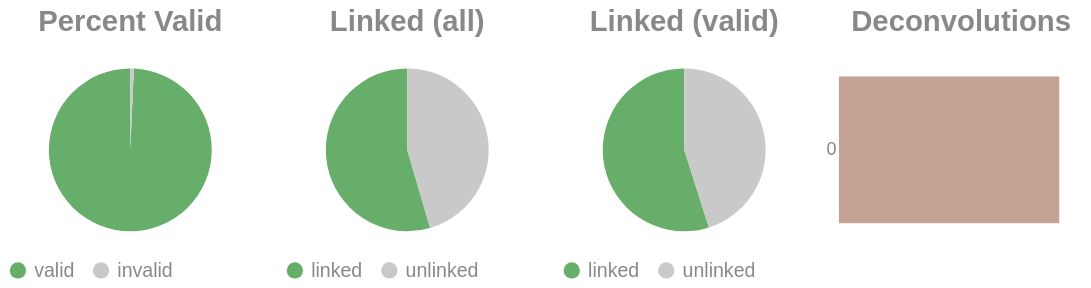

The code cell stored with this chart in its notebook:
### Code cell
if SKIPLR:
    pass
else:
    clash = Counter()
    for i in valids['molecule'].to_list():
        _mol = i.split("-")
        if len(_mol) == 1:
            clash.update('0')
        else:
            clash.update(_mol[-1])

    _d = {"deconvolutions": [], 'count': []}
    for k,v in clash.items():
        _d['deconvolutions'].append(k)
        _d['count'].append(v)

    tot_valid = valids['reads'].sum()
    mask = valids['reads'] >= 2
    n_linked_reads = valids.filter(mask)['reads'].sum()
    if n_linked_reads == 0:
        print_html("No linked molecules (>=2 reads) were detected; skipping linked-only distributions.")
        SKIPLR = True
    else:
        perc_valid = round(tot_valid / n_reads, 4)
        linked_perc_abs = round(n_linked_reads / n_reads, 4)
        linked_perc = round(n_linked_reads / tot_valid, 4)

    _valid = pl.DataFrame({"valids": ['valid', 'invalid'], "count": [tot_valid, n_reads - tot_valid]})
    _linked_abs = pl.DataFrame({"linked (absolute)": ['linked', 'unlinked'], "count": [n_linked_reads, n_reads - n_linked_reads]})
    _linked_rel = pl.DataFrame({"linked (valids)": ['linked', 'unlinked'], "count": [n_linked_reads, tot_valid - n_linked_reads]})

    (
        alt.hconcat(
            piechart(_valid, goodval = 'valid', title = "Percent Valid"),
            piechart(_linked_abs, goodval = "linked", title =  "Linked (all)"),
            piechart(_linked_rel, goodval = "linked", title =  "Linked (valid)"),
            convolutionbar(pl.DataFrame(_d), title = "Deconvolutions"),
            center = True,
            bounds = 'flush'
        )
        .resolve_scale(color='independent')
        .resolve_legend('independent')
        .properties(usermeta={'embedOptions': {"actions": False}})
    ).display()

### Figure 1 — Vega-Lite specification as saved in the notebook (floating-point values rounded to 4 significant figures)
{"width": "container", "height": 400, "config": {"title": {"anchor": "start", "dy": -15, "fontSize": 18, "color": "#888888", "subtitleColor": "#888888", "subtitleFontSize": 14}, "arc": {"fill": "#0072B2"}, "axis": {"domainColor": "#888888", "domainWidth": 0.5, "gridWidth": 0.2, "grid": false, "titleFontWeight": 400, "titleFontSize": 15, "labelFontSize": 11, "labelColor": "#888888", "tickColor": "#888888", "tickWidth": 0.2, "titleColor": "#888888"}, "axisBand": {"grid": false}, "axisX": {"grid": true, "tickSize": 10, "domainCap": "round"}, "axisY": {"domain": false, "grid": true, "tickSize": 0, "domainCap": "round"}, "background": "transparent", "header": {"labelFontSize": 15, "labelColor": "#888888", "titleFontSize": 15, "titleFontWeight": 600, "titleColor": "#888888"}, "legend": {"labelFont": "sans-serif", "labelFontSize": 12, "labelColor": "#888888", "symbolSize": 100, "symbolType": "circle", "titleFontSize": 12, "titlePadding": 10, "titleColor": "#888888", "title": null}, "range": {"category": ["#E69F00", "#56B4E9", "#009E73", "#F0E442", "#0072B2", "#D55E00", "#CC79A7", "#000000"], "diverging": ["#cfe8f3", "#a2d4ec", "#73bfe2", "#46abdb", "#1696d2", "#12719e"]}, "area": {"fill": "#0072B2", "fillOpacity": 0.7, "line": true, "strokeOpacity": 0.7}, "line": {"color": "#0072B2", "stroke": "#0072B2", "strokeWidth": 2}, "trail": {"color": "#0072B2", "stroke": "#0072B2", "strokeWidth": 0, "size": 1}, "point": {"filled": true, "fillOpacity": 1.0, "size": 95}, "text": {"color": "#888888", "fontSize": 11, "align": "right", "fontWeight": 400, "size": 11}, "bar": {"fill": "#0072B2", "stroke": null}, "view": {"stroke": null, "continuousWidth": 660, "continuousHeight": 400}}, "hconcat": [{"data": {"name": "data-e988cb1afdf0fcb7bb8722001a3a3279"}, "mark": {"type": "arc"}, "encoding": {"color": {"field": "valids", "legend": {"orient": "bottom", "title": null}, "scale": {"domain": ["valid", "invalid"], "range": ["#68ae6b", "#C9C9C9"]}, "title": "Valids", "type": "nominal"}, "theta": {"field": "count", "type": "quantitative"}, "tooltip": [{"field": "valids", "title": "Valids", "type": "ordinal"}, {"field": "percent", "format": ".2%", "title": "Percent", "type": "quantitative"}, {"field": "count", "title": "Count", "type": "quantitative"}]}, "height": 100, "title": {"text": "Percent Valid", "align": "center", "anchor": "middle"}, "transform": [{"calculate": "datum.count / 11364804", "as": "percent"}], "width": 150}, {"data": {"name": "data-7512a7532f44208b7cad285a2685739c"}, "mark": {"type": "arc"}, "encoding": {"color": {"field": "linked (absolute)", "legend": {"orient": "bottom", "title": null}, "scale": {"domain": ["linked", "unlinked"], "range": ["#68ae6b", "#C9C9C9"]}, "title": "Linked (Absolute)", "type": "nominal"}, "theta": {"field": "count", "type": "quantitative"}, "tooltip": [{"field": "linked (absolute)", "title": "Linked (Absolute)", "type": "ordinal"}, {"field": "percent", "format": ".2%", "title": "Percent", "type": "quantitative"}, {"field": "count", "title": "Count", "type": "quantitative"}]}, "height": 100, "title": {"text": "Linked (all)", "align": "center", "anchor": "middle"}, "transform": [{"calculate": "datum.count / 11364804", "as": "percent"}], "width": 150}, {"data": {"name": "data-d00e4c8adb1f70d408a28358c76e9b71"}, "mark": {"type": "arc"}, "encoding": {"color": {"field": "linked (valids)", "legend": {"orient": "bottom", "title": null}, "scale": {"domain": ["linked", "unlinked"], "range": ["#68ae6b", "#C9C9C9"]}, "title": "Linked (Valids)", "type": "nominal"}, "theta": {"field": "count", "type": "quantitative"}, "tooltip": [{"field": "linked (valids)", "title": "Linked (Valids)", "type": "ordinal"}, {"field": "percent", "format": ".2%", "title": "Percent", "type": "quantitative"}, {"field": "count", "title": "Count", "type": "quantitative"}]}, "height": 100, "title": {"text": "Linked (valid)", "align": "center", "anchor": "middle"}, "transform": [{"calculate": "datum.count / 11286343", "as": "percent"}], "width": 150}, {"data": {"name": "data-b16bdc8e56c227aa2e83501dac2a1174"}, "mark": {"type": "bar"}, "encoding": {"color": {"field": "deconvolutions", "legend": null, "scale": {"scheme": "lightgreyred"}, "type": "nominal"}, "tooltip": [{"field": "deconvolutions", "title": "Deconvolutions", "type": "ordinal"}, {"field": "percent", "format": ".2%", "title": "Percent", "type": "quantitative"}, {"field": "count", "title": "Count", "type": "quantitative"}], "x": {"axis": null, "field": "count", "type": "quantitative"}, "y": {"field": "deconvolutions", "sort": "ascending", "title": null, "type": "nominal"}}, "height": 100, "title": {"text": "Deconvolutions", "align": "center", "anchor": "middle"}, "transform": [{"calculate": "datum.count / 7212867", "as": "percent"}], "width": 150}], "bounds": "flush", "center": true, "resolve": {"legend": {"angle": "independent"}, "scale": {"color": "independent"}}, "usermeta": {"embedOptions": {"actions": false}}, "$schema": "https://vega.github.io/schema/vega-lite/v6.1.0.json", "datasets": {"data-e988cb1afdf0fcb7bb8722001a3a3279": [{"valids": "valid", "count": 11286343}, {"valids": "invalid", "count": 78461}], "data-7512a7532f44208b7cad285a2685739c": [{"linked (absolute)": "linked", "count": 6197341}, {"linked (absolute)": "unlinked", "count": 5167463}], "data-d00e4c8adb1f70d408a28358c76e9b71": [{"linked (valids)": "linked", "count": 6197341}, {"linked (valids)": "unlinked", "count": 5089002}], "data-b16bdc8e56c227aa2e83501dac2a1174": [{"deconvolutions": "0", "count": 7212867}]}}
